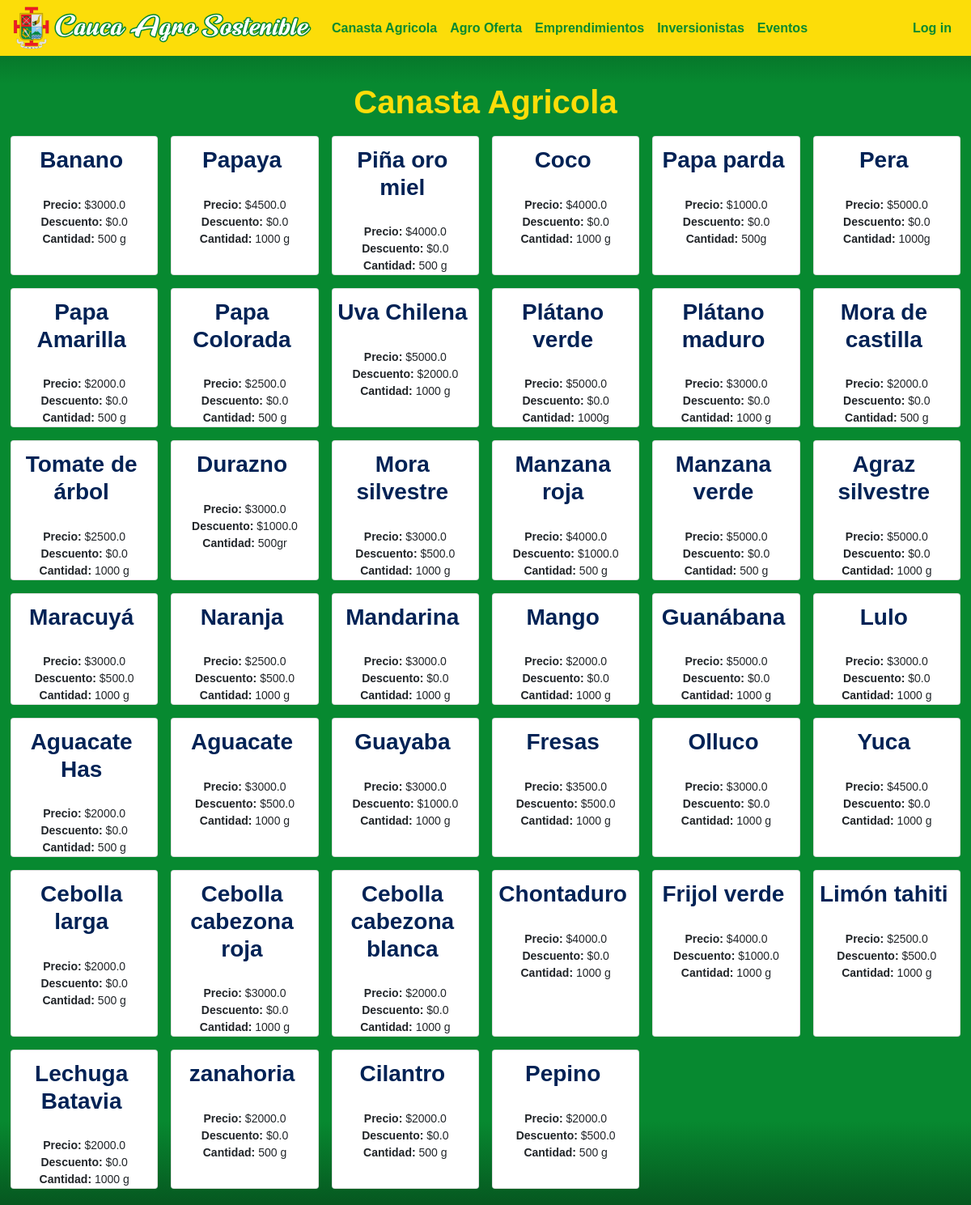
The page /canasta-agricola on the database its author committed.
### caucaSostenible/models.py (models this page shows)
class Product(models.Model):
   name = models.CharField(max_length=60)
   price = models.FloatField()
   discount = models.FloatField()
   description = models.CharField(max_length=300)
   imgURL = models.CharField(max_length=300)

### caucaSostenible/views.py (the view)
# urls.py: path("canasta-agricola", views.farming_stocks_view, name="canasta-agricola"),
def farming_stocks_view(request):
    products = Product.objects.all()
    billDetails = None
    if request.user.id != None:
        bill = Bill.objects.get(user=request.user)
        if bill:
            billDetails = serializers.serialize("json", BillDetail.objects.all().filter(bill=bill))
    return render(request, "general/canasta_agricola.html", {"products": products, "billDetails": billDetails})

### caucaSostenible/templates/general/canasta_agricola.html (shortened to what this page needs)
{% extends "general/layout.html" %}
{% load static %}
{% block body %}
<div id="main-container">
    <h1><center>Canasta Agricola</center></h1>
    <div class="form-row">
        {% for product in products %}
        <div class="col-12 col-sm-4 col-lg-2 p-2">
            <article class="card h-100 bg-sucess">
                <center>
                    <h3><b>{{product.name}}</b></h3>
                    <p><b>Precio:</b> ${{product.price}}</p>
                    <p><b>Descuento:</b> ${{product.discount}}</p>
                    <p><b>Cantidad:</b> {{product.description}}</p>
                </center>
            </article>
        </div>
        {% endfor %}
    </div>
</div>
{% endblock %}

### caucaSostenible/static/caucaSostenible/css/generalStyles.css (style rules this page uses)
body { font-size: 14px; font-family: Arial, sans-serif; }

### caucaSostenible/static/caucaSostenible/css/styles.css (style rules this page uses)
body { padding: 0px 0px; background: rgb(6,87,32); background: linear-gradient(180deg, rgba(6,87,32,1) 0%, rgba(7,137,48,1) 7%, rgba(7,137,48,1) 93%, rgba(6,87,32,1) 100%); }
h1 { color: #fcdd09; font-weight: bold; margin: 0 0 10px 0; }
h3 { color: #002255; margin: 12px 7px 7px 0; }
#main-container { padding: 12px 10px; }
p { margin: 0 0; }
html { min-height: 100%; }

### rows shown on the page
Product: name "Banano", price "3000.0", discount "0.0", description "500 g"
Product: name "Papaya", price "4500.0", discount "0.0", description "1000 g"
Product: name "Piña oro miel", price "4000.0", discount "0.0", description "500 g"
Product: name "Coco", price "4000.0", discount "0.0", description "1000 g"
Product: name "Papa parda", price "1000.0", discount "0.0", description "500g"
Product: name "Pera", price "5000.0", discount "0.0", description "1000g"
Product: name "Papa Amarilla", price "2000.0", discount "0.0", description "500 g"
Product: name "Papa Colorada", price "2500.0", discount "0.0", description "500 g"
Product: name "Uva Chilena", price "5000.0", discount "2000.0", description "1000 g"
Product: name "Plátano verde", price "5000.0", discount "0.0", description "1000g"
Product: name "Plátano maduro", price "3000.0", discount "0.0", description "1000 g"
Product: name "Mora de castilla", price "2000.0", discount "0.0", description "500 g"
Product: name "Tomate de árbol", price "2500.0", discount "0.0", description "1000 g"
Product: name "Durazno", price "3000.0", discount "1000.0", description "500gr"
Product: name "Mora silvestre", price "3000.0", discount "500.0", description "1000 g"
Product: name "Manzana roja", price "4000.0", discount "1000.0", description "500 g"
Product: name "Manzana verde", price "5000.0", discount "0.0", description "500 g"
Product: name "Agraz silvestre", price "5000.0", discount "0.0", description "1000 g"
Product: name "Maracuyá", price "3000.0", discount "500.0", description "1000 g"
Product: name "Naranja", price "2500.0", discount "500.0", description "1000 g"
Product: name "Mandarina", price "3000.0", discount "0.0", description "1000 g"
Product: name "Mango", price "2000.0", discount "0.0", description "1000 g"
Product: name "Guanábana", price "5000.0", discount "0.0", description "1000 g"
Product: name "Lulo", price "3000.0", discount "0.0", description "1000 g"
Product: name "Aguacate Has", price "2000.0", discount "0.0", description "500 g"
Product: name "Aguacate", price "3000.0", discount "500.0", description "1000 g"
Product: name "Guayaba", price "3000.0", discount "1000.0", description "1000 g"
Product: name "Fresas", price "3500.0", discount "500.0", description "1000 g"
Product: name "Olluco", price "3000.0", discount "0.0", description "1000 g"
Product: name "Yuca", price "4500.0", discount "0.0", description "1000 g"
Product: name "Cebolla larga", price "2000.0", discount "0.0", description "500 g"
Product: name "Cebolla cabezona roja", price "3000.0", discount "0.0", description "1000 g"
Product: name "Cebolla cabezona blanca", price "2000.0", discount "0.0", description "1000 g"
Product: name "Chontaduro", price "4000.0", discount "0.0", description "1000 g"
Product: name "Frijol verde", price "4000.0", discount "1000.0", description "1000 g"
Product: name "Limón tahiti", price "2500.0", discount "500.0", description "1000 g"
Product: name "Lechuga Batavia", price "2000.0", discount "0.0", description "1000 g"
Product: name "zanahoria", price "2000.0", discount "0.0", description "500 g"
Product: name "Cilantro", price "2000.0", discount "0.0", description "500 g"
Product: name "Pepino", price "2000.0", discount "500.0", description "500 g"
